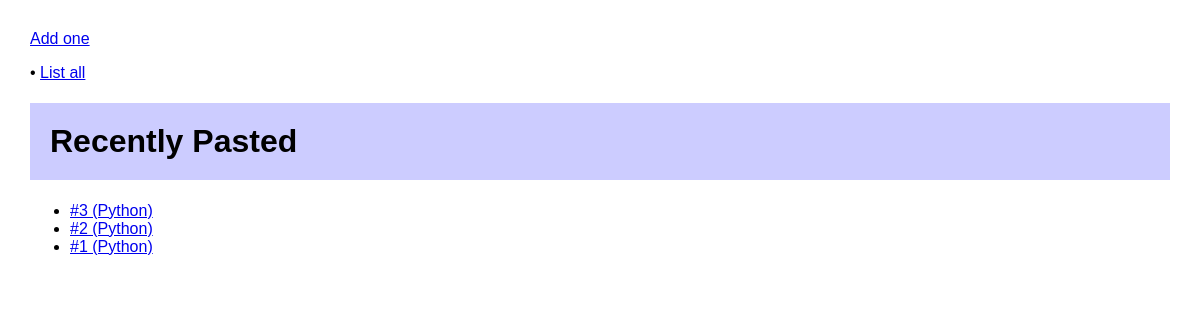
Before: /pastebin/ with the older database file.
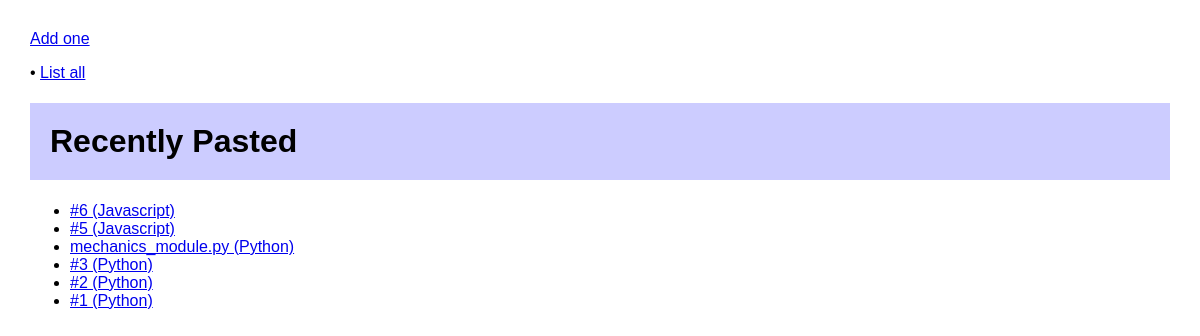
After: the same page with the newer database file.
### pastebin/models.py (models this page shows)
class Paste(models.Model):
    SYNTAX_CHOICES = (
        (0, "Plain"),
        (1, "Python"),
        (2, "HTML"),
        (3, "SQL"),
        (4, "Javascript"),
        (5, "CSS"),
    )
    content = models.TextField()
    title = models.CharField(blank=True, max_length=30)
    syntax = models.IntegerField(choices=SYNTAX_CHOICES, default=0)
    poster = models.CharField(blank=True, max_length=30)
    timestamp = models.DateTimeField(auto_now_add=True, blank=True)
    class Meta:
        ordering = ('-timestamp',)
    def __unicode__(self):
        return "%s (%s)" % (self.title or "#%s" % self.id, self.get_syntax_display())
    def get_absolute_url(self):
        return reverse('object_detail', kwargs={'object_id':self.id})

### pastebin/views.py (the view)
class ObjectList(generic.ListView):
    allow_empty=True
    template_name = 'pastebin/paste_list.html'
    def get_queryset(self):
        return Paste.objects.all()

### pastebin/templates/pastebin/paste_list.html (shortened to what this page needs)
{% extends "base.html" %}
{% block content %}
<h1>Recently Pasted</h1>
<ul>
    {% for object in object_list|slice:":10" %}
    <li><a href="{{ object.get_absolute_url }}">{{ object }}</a></li>
    {% endfor %}
</ul>
{% endblock %}

### pastebin/templates/base.html (shortened to what this page needs)
<html>
    <head>
        <link type="text/css" rel="stylesheet" href="{{STATIC_URL}}css/shCore.css"></link>
        <link type="text/css" rel="stylesheet" href="{{STATIC_URL}}css/shThemeDefault.css"></link>
    </head>
    <body>
        <p><a href="/pastebin/add/"> Add one </a></p>&bull;
        <a href="/pastebin/">List all</a>
        {% block content %}{% endblock %}
    </body>
</html>

### pastebin/templates/base.html (style rules this page uses)
body { margin: 30px; font-family: sans-serif; background: #fff; }
h1 { background: #ccf; padding: 20px; }

Changed rows visible on the page:
added Paste: title+id+syntax "#6 (Javascript)"
added Paste: title+id+syntax "#5 (Javascript)"
added Paste: title+syntax "mechanics_module.py (Python)"
